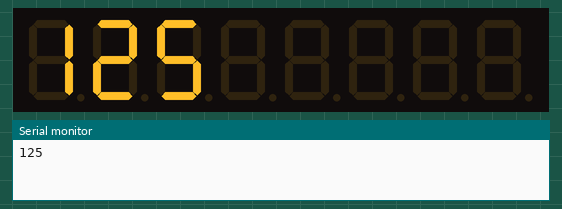
A sketch run on a simulated Arduino Uno, built with avr-gcc and run on an emulated ATmega328P. On the bench: 8-digit seven-segment display, the last lines printed to the serial monitor.

Above: at 0.1 s.
At 4.1 s:
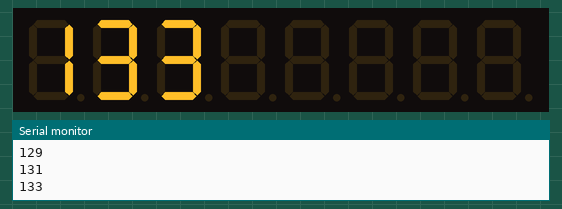
At 9.1 s:
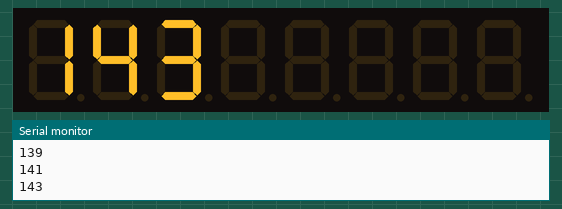
At 19.1 s:
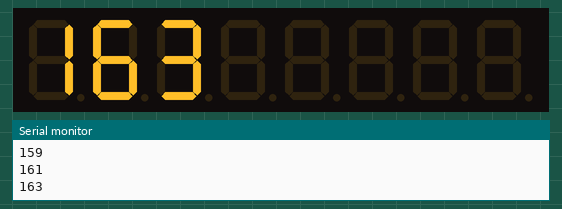
At 28.1 s:
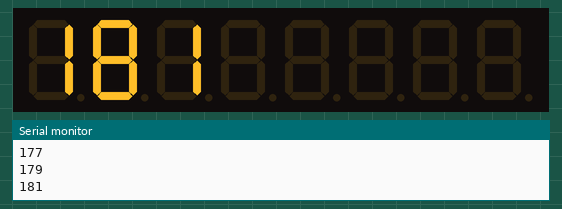
At 38.1 s:
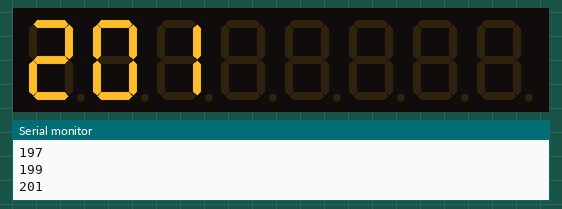

The sketch:

sketch_mar09a.ino
```cpp
#include <TM1638.h>

TM1638 module(3, 4, 5);
int x = 123;
void setup() {
  Serial.begin(9600);
  // put your setup code here, to run once:

}

void loop() {
  x=x+2;
String number2 = String(x,DEC);
Serial.println(number2);
module.setDisplayToString(number2);
delay(1000);
  // put your main code here, to run repeatedly:

}
```

Measured:
- what the display in image 4 shows lasts 1.0 s, from 28.0 s to 29.0 s
